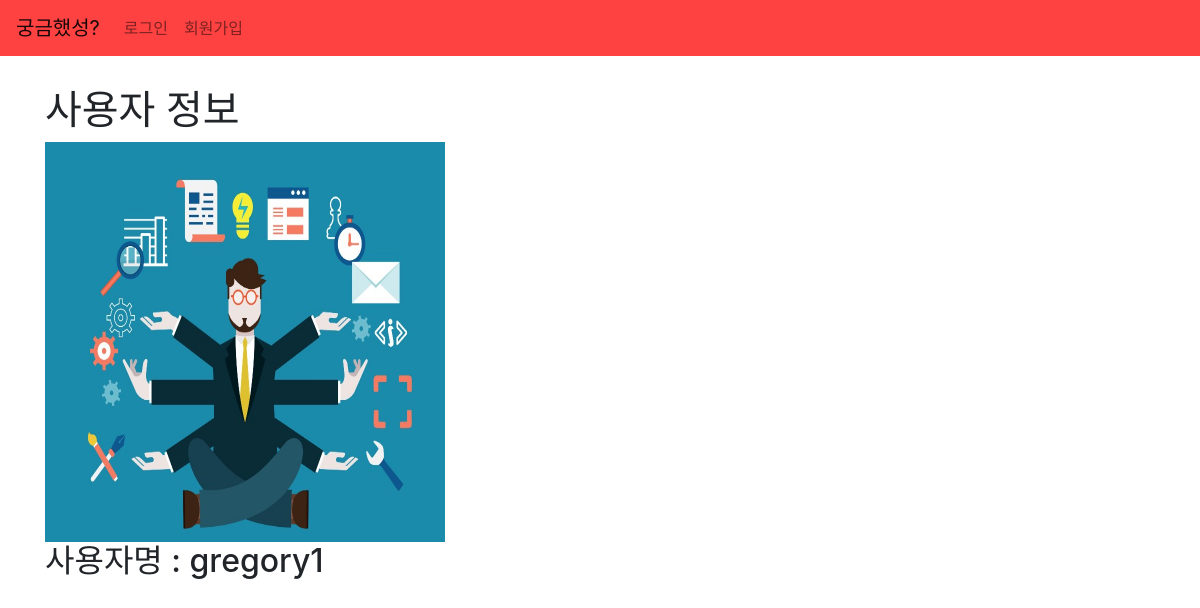
The page /users/1/ on the database its author committed.
### users/models.py (models this page shows)
class User(AbstractUser, TimeStampedModel):
    image = models.ImageField(_("프로필사진"), upload_to="image/", null=True, blank=True)
    followings = models.ManyToManyField("self", related_name='followers', symmetrical=False)
    class Meta:
        verbose_name = '사용자'
        verbose_name_plural = "사용자"

### users/views.py (the view)
# urls.py: path('<int:id>/', profile, name="profile"),
def profile(request, id):
    user = get_object_or_404(User, pk = id)
    context = {
        'user': user
    }
    return render(request, 'users/profile.html', context)

### users/templates/users/profile.html (shortened to what this page needs)
{% extends "base.html" %}
{% load static %}
{% block content %}
<div class="container" style="margin-top: 30px;">
  <h1>사용자 정보</h1>
  <div class="row">
    <div class="col-sm-12">
        {% if user.image %}
            <img src="{{ user.image.url }}" alt="" width="400" height="400">
        {% endif %}
        <h2>사용자명 : {{ user.username }}</h2>
    </div>
  </div>
</div>
{% endblock content %}

### rows shown on the page
User: image (picture), username "gregory1"
